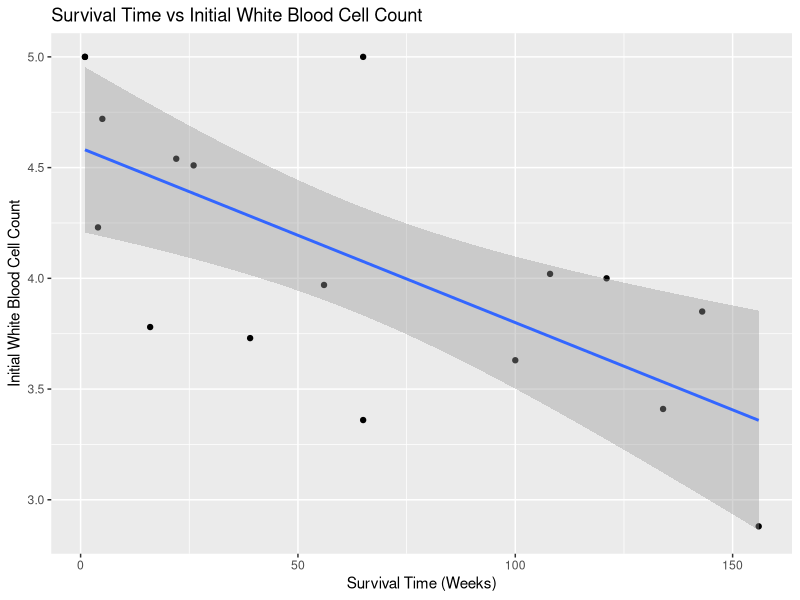
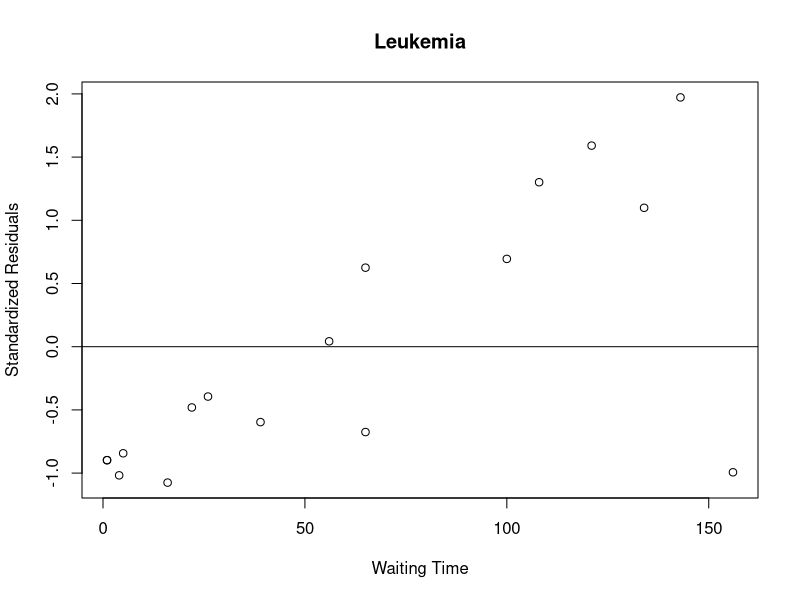

Write the R code that produced these figures, in order. (Note: this script raises an error after producing the figures.)
#Exercise 4.2 generalized linear models

timedeath = c(65,156,100,134,16,108,121,4,39,143,56,26,22,1,1,5,65)
whitecell = c(3.36 ,2.88 ,3.63 ,3.41 , 3.78 , 4.02 , 4.00 , 4.23 , 3.73 , 3.85 , 3.97 , 4.51 , 4.54 , 5.00 , 5.00 , 4.72 , 5.00)

leukemia = data.frame(timedeath, whitecell)

library(ggplot2)
#4.2 a

#Plot
ggplot(leukemia, aes(timedeath, whitecell))+ 
  geom_point() +
  ggtitle("Survival Time vs Initial White Blood Cell Count") +
  xlab("Survival Time (Weeks)") + ylab("Initial White Blood Cell Count")+
  geom_smooth(method = "lm")

# as y decreses, x increases (y appears to decrease exponentially)  

#4.2 b <  log, because log is a function that tranforms the equation to be linear
# The link function is the function of y that gives you Xb on the right hand side.

# 4.2 c ?

# 4.2 d
# log on both sides E[log(Y)] = b1 + b_2 X

summary(lm(log(timedeath) ~ (whitecell), data=leukemia))

# b1 = 11.0738 b2= -1.8829


# 4.2 e

#Predicted y-hats
leukemia["Predicted"] = exp(11.0738 - 1.8829 *(leukemia[2]))

# Linear models time of death with predicted
leukpred = lm((timedeath) ~ Predicted, data=leukemia) 
#Standarized Residuals
leukpred.stand = rstandard(leukpred)
#Plot
plot(leukemia$timedeath, leukpred.stand, ylab="Standardized Residuals", xlab="Waiting Time", main="Leukemia") 
abline(0, 0)                  # the horizon

#Model fits the data well.


#5.4 a ? 
firstmodel = lm(log(timedeath) ~ (whitecell), data=leukemia)

confint(firstmodel, level=0.90)



WaldTest = function(L,thetahat,Vn,h=0) # H0: L theta = h
  # Note Vn is the asymptotic covariance matrix, so it's the
  # Consistent estimator divided by n. For true Wald tests
  # based on numerical MLEs, just use the inverse of the Hessian.
{
  WaldTest = numeric(3)
  names(WaldTest) = c("W","df","p-value")
  r = dim(L)[1]
  W = t(L%*%thetahat-h) %*% solve(L%*%Vn%*%t(L)) %*%
    (L%*%thetahat-h)
  W = as.numeric(W)
  pval = 1-pchisq(W,r)
  WaldTest[1] = W; WaldTest[2] = r; WaldTest[3] = pval
  WaldTest
} # End function WaldTest
WaldTest()          




        
